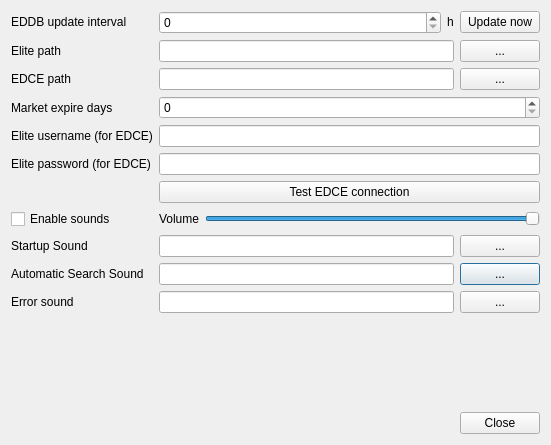
<?xml version="1.0" encoding="UTF-8"?>
<ui version="4.0">
 <class>Dialog</class>
 <widget class="QDialog" name="Dialog">
  <property name="geometry">
   <rect>
    <x>0</x>
    <y>0</y>
    <width>551</width>
    <height>445</height>
   </rect>
  </property>
  <property name="windowTitle">
   <string>Options</string>
  </property>
  <layout class="QGridLayout" name="gridLayout_2">
   <item row="11" column="1">
    <layout class="QHBoxLayout" name="horizontalLayout_8">
     <property name="bottomMargin">
      <number>0</number>
     </property>
     <item>
      <widget class="QLineEdit" name="soundSearchTxt"/>
     </item>
     <item>
      <widget class="QPushButton" name="soundSearchBtn">
       <property name="text">
        <string>...</string>
       </property>
      </widget>
     </item>
    </layout>
   </item>
   <item row="14" column="1">
    <spacer name="verticalSpacer">
     <property name="orientation">
      <enum>Qt::Vertical</enum>
     </property>
     <property name="sizeHint" stdset="0">
      <size>
       <width>20</width>
       <height>40</height>
      </size>
     </property>
    </spacer>
   </item>
   <item row="4" column="1">
    <widget class="QSpinBox" name="MarketValidVal"/>
   </item>
   <item row="9" column="1">
    <layout class="QHBoxLayout" name="horizontalLayout_7">
     <item>
      <widget class="QLabel" name="label_9">
       <property name="text">
        <string>Volume</string>
       </property>
      </widget>
     </item>
     <item>
      <widget class="QSlider" name="soundVolumeSlider">
       <property name="maximum">
        <number>100</number>
       </property>
       <property name="value">
        <number>100</number>
       </property>
       <property name="orientation">
        <enum>Qt::Horizontal</enum>
       </property>
      </widget>
     </item>
    </layout>
   </item>
   <item row="9" column="0">
    <widget class="QCheckBox" name="soundEnabledChk">
     <property name="text">
      <string>Enable sounds</string>
     </property>
    </widget>
   </item>
   <item row="11" column="0">
    <widget class="QLabel" name="label_8">
     <property name="text">
      <string>Automatic Search Sound</string>
     </property>
    </widget>
   </item>
   <item row="10" column="0">
    <widget class="QLabel" name="label_7">
     <property name="text">
      <string>Startup Sound</string>
     </property>
    </widget>
   </item>
   <item row="2" column="0">
    <widget class="QLabel" name="label_4">
     <property name="text">
      <string>EDCE path</string>
     </property>
    </widget>
   </item>
   <item row="8" column="1">
    <layout class="QHBoxLayout" name="horizontalLayout_5">
     <item>
      <widget class="QPushButton" name="testEdceBtn">
       <property name="text">
        <string>Test EDCE connection</string>
       </property>
      </widget>
     </item>
    </layout>
   </item>
   <item row="13" column="1">
    <widget class="QLabel" name="edceConnectionStatusTxt">
     <property name="text">
      <string/>
     </property>
    </widget>
   </item>
   <item row="4" column="0">
    <widget class="QLabel" name="label_5">
     <property name="text">
      <string>Market expire days</string>
     </property>
    </widget>
   </item>
   <item row="6" column="1">
    <widget class="QLineEdit" name="passwordTxt">
     <property name="echoMode">
      <enum>QLineEdit::Password</enum>
     </property>
    </widget>
   </item>
   <item row="6" column="0">
    <widget class="QLabel" name="label_6">
     <property name="text">
      <string>Elite password (for EDCE)</string>
     </property>
    </widget>
   </item>
   <item row="5" column="1">
    <widget class="QLineEdit" name="usernameTxt"/>
   </item>
   <item row="5" column="0">
    <widget class="QLabel" name="label_5">
     <property name="text">
      <string>Elite username (for EDCE)</string>
     </property>
    </widget>
   </item>
   <item row="0" column="0">
    <widget class="QLabel" name="label">
     <property name="sizePolicy">
      <sizepolicy hsizetype="Fixed" vsizetype="Fixed">
       <horstretch>0</horstretch>
       <verstretch>0</verstretch>
      </sizepolicy>
     </property>
     <property name="text">
      <string>EDDB update interval</string>
     </property>
    </widget>
   </item>
   <item row="1" column="0">
    <widget class="QLabel" name="label_3">
     <property name="text">
      <string>Elite path</string>
     </property>
    </widget>
   </item>
   <item row="15" column="1">
    <layout class="QHBoxLayout" name="horizontalLayout_5">
     <item>
      <spacer name="horizontalSpacer">
       <property name="orientation">
        <enum>Qt::Horizontal</enum>
       </property>
       <property name="sizeHint" stdset="0">
        <size>
         <width>40</width>
         <height>20</height>
        </size>
       </property>
      </spacer>
     </item>
     <item>
      <widget class="QPushButton" name="closeBtn">
       <property name="text">
        <string>Close</string>
       </property>
      </widget>
     </item>
    </layout>
   </item>
   <item row="1" column="1">
    <layout class="QHBoxLayout" name="horizontalLayout_3">
     <item>
      <widget class="QLineEdit" name="ElitePathTxt">
       <property name="sizePolicy">
        <sizepolicy hsizetype="Expanding" vsizetype="Fixed">
         <horstretch>0</horstretch>
         <verstretch>0</verstretch>
        </sizepolicy>
       </property>
      </widget>
     </item>
     <item>
      <widget class="QPushButton" name="ElitePathBtn">
       <property name="sizePolicy">
        <sizepolicy hsizetype="Fixed" vsizetype="Fixed">
         <horstretch>0</horstretch>
         <verstretch>0</verstretch>
        </sizepolicy>
       </property>
       <property name="text">
        <string>...</string>
       </property>
      </widget>
     </item>
    </layout>
   </item>
   <item row="0" column="1">
    <layout class="QGridLayout" name="gridLayout">
     <item row="1" column="0">
      <layout class="QHBoxLayout" name="horizontalLayout_2">
       <item>
        <widget class="QSpinBox" name="EDDBUpdateIntervalTxt"/>
       </item>
       <item>
        <widget class="QLabel" name="label_2">
         <property name="enabled">
          <bool>true</bool>
         </property>
         <property name="sizePolicy">
          <sizepolicy hsizetype="Fixed" vsizetype="Fixed">
           <horstretch>0</horstretch>
           <verstretch>0</verstretch>
          </sizepolicy>
         </property>
         <property name="text">
          <string>h</string>
         </property>
        </widget>
       </item>
       <item>
        <widget class="QPushButton" name="udpateEDDBBtn">
         <property name="sizePolicy">
          <sizepolicy hsizetype="Fixed" vsizetype="Fixed">
           <horstretch>0</horstretch>
           <verstretch>0</verstretch>
          </sizepolicy>
         </property>
         <property name="text">
          <string>Update now</string>
         </property>
        </widget>
       </item>
      </layout>
     </item>
    </layout>
   </item>
   <item row="2" column="1">
    <layout class="QHBoxLayout" name="horizontalLayout_4">
     <item>
      <widget class="QLineEdit" name="EDCEPathTxt"/>
     </item>
     <item>
      <widget class="QPushButton" name="EDCEPathBtn">
       <property name="sizePolicy">
        <sizepolicy hsizetype="Fixed" vsizetype="Fixed">
         <horstretch>0</horstretch>
         <verstretch>0</verstretch>
        </sizepolicy>
       </property>
       <property name="text">
        <string>...</string>
       </property>
      </widget>
     </item>
    </layout>
   </item>
   <item row="10" column="1">
    <layout class="QHBoxLayout" name="horizontalLayout_6">
     <property name="bottomMargin">
      <number>0</number>
     </property>
     <item>
      <widget class="QLineEdit" name="soundStartupTxt"/>
     </item>
     <item>
      <widget class="QPushButton" name="soundStartupBtn">
       <property name="text">
        <string>...</string>
       </property>
      </widget>
     </item>
    </layout>
   </item>
   <item row="12" column="1">
    <layout class="QHBoxLayout" name="horizontalLayout_9">
     <property name="bottomMargin">
      <number>0</number>
     </property>
     <item>
      <widget class="QLineEdit" name="soundErrorTxt"/>
     </item>
     <item>
      <widget class="QPushButton" name="soundErrorBtn">
       <property name="text">
        <string>...</string>
       </property>
      </widget>
     </item>
    </layout>
   </item>
   <item row="12" column="0">
    <widget class="QLabel" name="label_10">
     <property name="text">
      <string>Error sound</string>
     </property>
    </widget>
   </item>
  </layout>
 </widget>
 <resources/>
 <connections/>
</ui>
